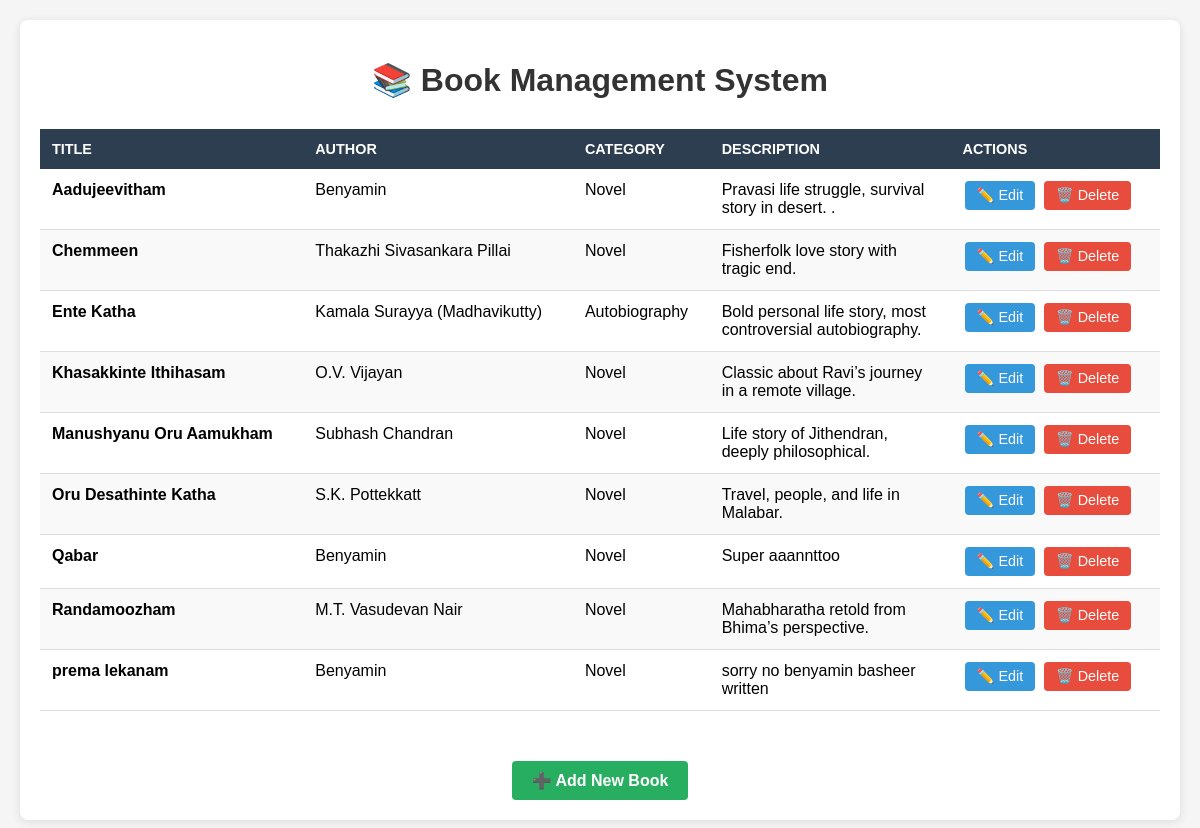
The app's page /ebooks/list with its own data.
### home/models.py (models this page shows, shortened)
class Ebook(models.Model):
    title = models.CharField(max_length=200)
    author = models.ForeignKey(Author,on_delete=models.CASCADE)
    category = models.ForeignKey(Category, on_delete=models.CASCADE)
    description = models.TextField()
    class Meta:
        db_table = 'ebook'
        ordering = ('title','author','description')

class Author(models.Model):
    name = models.CharField(max_length=100)
    bio = models.TextField()
    def __str__(self):
        return self.name

class Category(models.Model):
    name = models.CharField(max_length=100)
    def __str__(self):
        return self.name

### home/views.py (the view)
# urls.py: path('ebooks/list', views.ebook_list, name='ebook_list'),
def ebook_list(request):
    books = Ebook.objects.all()
    return render(request, 'book_list.html', {'books': books})

### home/context_processor1.py (called while the page is built)
def themes(request):
    return{
        'company_name': 'Adnanxpkd'
    }

### templates/book_list.html (shortened to what this page needs)
<!DOCTYPE html>
<html lang="en">
<head>
</head>
<body>
    <div class="container">
        <h1>📚 Book Management System</h1>
        <div class="table-container">
            <table>
                <thead>
                    <tr>
                        <th>Title</th>
                        <th>Author</th>
                        <th>Category</th>
                        <th>Description</th>
                        <th>Actions</th>
                    </tr>
                </thead>
                <tbody>
            {% for book in books %}
            <tr>
                <td><strong>{{ book.title }}</strong></td>
                <td>{{ book.author }}</td>
                <td>{{ book.category }}</td>
                <td class="description">{{ book.description }}</td>
                <td class="action-links">
                    <a href="{% url 'ebookupdate' book.pk %}" class="btn btn-edit">✏️ Edit</a>
                    <a href="{% url 'ebookdelete' book.pk %}" class="btn btn-delete" onclick="return confirm('Are you sure you want to delete this book?')">🗑️ Delete</a>
                </td>
            </tr>
            {% empty %}
            <tr>
                <td colspan="5" class="no-books">No books available. Add your first book!</td>
            </tr>
            {% endfor %}
        </tbody>
            </table>
        </div>
        <div style="text-align: center;">
            <a href="#" class="btn btn-add">➕ Add New Book</a>
        </div>
    </div>
</body>
</html>

### templates/book_list.html (style rules this page uses)
body { font-family: Arial, sans-serif; margin: 20px; background-color: #f5f5f5; }
.container { background-color: white; padding: 20px; border-radius: 8px; box-shadow: 0 2px 10px rgba(0,0,0,0.1); }
h1 { color: #333; text-align: center; margin-bottom: 30px; }
.table-container { overflow-x: auto; margin-bottom: 20px; }
table { width: 100%; border-collapse: collapse; margin-bottom: 20px; background-color: white; }
th { background-color: #2c3e50; color: white; padding: 12px; text-align: left; font-weight: bold; text-transform: uppercase; font-size: 0.9em; }
td { padding: 12px; border-bottom: 1px solid #ddd; vertical-align: top; }
tr:nth-child(even) { background-color: #f9f9f9; }
.description { max-width: 200px; word-wrap: break-word; }
.action-links { white-space: nowrap; }
.btn { padding: 6px 12px; text-decoration: none; border-radius: 4px; font-size: 0.9em; margin: 0 2px; display: inline-block; text-align: center; transition: all 0.3s ease; }
.btn-edit { background-color: #3498db; color: white; }
.btn-delete { background-color: #e74c3c; color: white; }
.btn-add { background-color: #27ae60; color: white; padding: 10px 20px; font-size: 1em; font-weight: bold; margin-top: 10px; }

### records on screen
Ebook: title "Aadujeevitham", author "Benyamin", category "Novel", description "Pravasi life struggle, survival story in desert. ."
Ebook: title "Chemmeen", author "Thakazhi Sivasankara Pillai", category "Novel", description "Fisherfolk love story with tragic end."
Ebook: title "Ente Katha", author "Kamala Surayya (Madhavikutty)", category "Autobiography", description "Bold personal life story, most controversial autobiography."
Ebook: title "Khasakkinte Ithihasam", author "O.V. Vijayan", category "Novel", description "Classic about Ravi’s journey in a remote village."
Ebook: title "Manushyanu Oru Aamukham", author "Subhash Chandran", category "Novel", description "Life story of Jithendran, deeply philosophical."
Ebook: title "Oru Desathinte Katha", author "S.K. Pottekkatt", category "Novel", description "Travel, people, and life in Malabar."
Ebook: title "Qabar", author "Benyamin", category "Novel", description "Super aaannttoo"
Ebook: title "Randamoozham", author "M.T. Vasudevan Nair", category "Novel", description "Mahabharatha retold from Bhima’s perspective."
Ebook: title "prema lekanam", author "Benyamin", category "Novel", description "sorry no benyamin basheer written"
